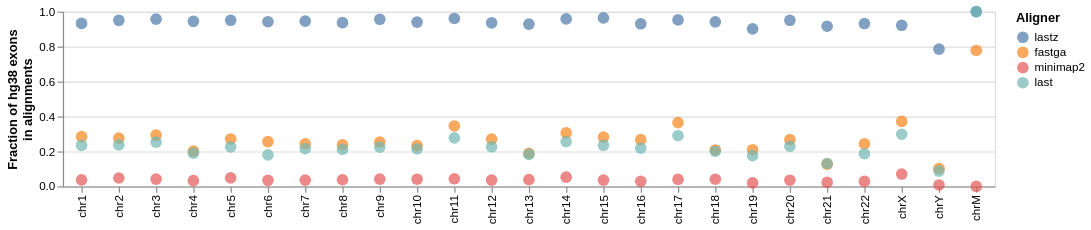

The notebook cell this image was saved under:
### Code cell
alt.Chart(data).mark_circle(size=100).encode(
    x=alt.X('chr:O',sort=chr_order, title=None),
    y=alt.Y('value:Q',title=['Fraction of hg38 exons','in alignments']),
    color=alt.Color('variable:N',sort=['lastz','fastga','minimap2'],title='Aligner'),
).properties(
    width=800,  # Set width of the chart
    height=150,  # Set height of the chart,
)

### Figure 1 — Vega-Lite specification as saved in the notebook (floating-point values rounded to 4 significant figures)
{"config": {"view": {"continuousWidth": 300, "continuousHeight": 300}}, "data": {"name": "data-9d7c7a5a01e1fefae2af13bec572f6bd"}, "mark": {"type": "circle", "size": 100}, "encoding": {"color": {"field": "variable", "sort": ["lastz", "fastga", "minimap2"], "title": "Aligner", "type": "nominal"}, "x": {"field": "chr", "sort": ["chr1", "chr2", "chr3", "chr4", "chr5", "chr6", "chr7", "chr8", "chr9", "chr10", "chr11", "chr12", "chr13", "chr14", "chr15", "chr16", "chr17", "chr18", "chr19", "chr20", "chr21", "chr22", "chrX", "chrY", "chrM"], "title": null, "type": "ordinal"}, "y": {"field": "value", "title": ["Fraction of hg38 exons", "in alignments"], "type": "quantitative"}}, "height": 150, "width": 800, "$schema": "https://vega.github.io/schema/vega-lite/v5.16.3.json", "datasets": {"data-9d7c7a5a01e1fefae2af13bec572f6bd": [{"chr": "chr1", "variable": "fastga", "value": 0.2849}, {"chr": "chr10", "variable": "fastga", "value": 0.2334}, {"chr": "chr11", "variable": "fastga", "value": 0.3457}, {"chr": "chr12", "variable": "fastga", "value": 0.2707}, {"chr": "chr13", "variable": "fastga", "value": 0.1894}, {"chr": "chr14", "variable": "fastga", "value": 0.3059}, {"chr": "chr15", "variable": "fastga", "value": 0.2821}, {"chr": "chr16", "variable": "fastga", "value": 0.268}, {"chr": "chr17", "variable": "fastga", "value": 0.3647}, {"chr": "chr18", "variable": "fastga", "value": 0.2086}, {"chr": "chr19", "variable": "fastga", "value": 0.2098}, {"chr": "chr2", "variable": "fastga", "value": 0.2766}, {"chr": "chr20", "variable": "fastga", "value": 0.2677}, {"chr": "chr21", "variable": "fastga", "value": 0.1271}, {"chr": "chr22", "variable": "fastga", "value": 0.2439}, {"chr": "chr3", "variable": "fastga", "value": 0.2933}, {"chr": "chr4", "variable": "fastga", "value": 0.202}, {"chr": "chr5", "variable": "fastga", "value": 0.2713}, {"chr": "chr6", "variable": "fastga", "value": 0.2566}, {"chr": "chr7", "variable": "fastga", "value": 0.2439}, {"chr": "chr8", "variable": "fastga", "value": 0.238}, {"chr": "chr9", "variable": "fastga", "value": 0.2538}, {"chr": "chrM", "variable": "fastga", "value": 0.7778}, {"chr": "chrX", "variable": "fastga", "value": 0.3717}, {"chr": "chrY", "variable": "fastga", "value": 0.1025}, {"chr": "chr1", "variable": "lastz", "value": 0.9326}, {"chr": "chr10", "variable": "lastz", "value": 0.9404}, {"chr": "chr11", "variable": "lastz", "value": 0.9609}, {"chr": "chr12", "variable": "lastz", "value": 0.9362}, {"chr": "chr13", "variable": "lastz", "value": 0.9287}, {"chr": "chr14", "variable": "lastz", "value": 0.9583}, {"chr": "chr15", "variable": "lastz", "value": 0.964}, {"chr": "chr16", "variable": "lastz", "value": 0.9305}, {"chr": "chr17", "variable": "lastz", "value": 0.9533}, {"chr": "chr18", "variable": "lastz", "value": 0.9418}, {"chr": "chr19", "variable": "lastz", "value": 0.9016}, {"chr": "chr2", "variable": "lastz", "value": 0.9503}, {"chr": "chr20", "variable": "lastz", "value": 0.9507}, {"chr": "chr21", "variable": "lastz", "value": 0.9164}, {"chr": "chr22", "variable": "lastz", "value": 0.9319}, {"chr": "chr3", "variable": "lastz", "value": 0.9572}, {"chr": "chr4", "variable": "lastz", "value": 0.9444}, {"chr": "chr5", "variable": "lastz", "value": 0.9507}, {"chr": "chr6", "variable": "lastz", "value": 0.9423}, {"chr": "chr7", "variable": "lastz", "value": 0.9459}, {"chr": "chr8", "variable": "lastz", "value": 0.9369}, {"chr": "chr9", "variable": "lastz", "value": 0.9564}, {"chr": "chrM", "variable": "lastz", "value": 1.0}, {"chr": "chrX", "variable": "lastz", "value": 0.9221}, {"chr": "chrY", "variable": "lastz", "value": 0.7851}, {"chr": "chr1", "variable": "minimap2", "value": 0.03727}, {"chr": "chr10", "variable": "minimap2", "value": 0.04102}, {"chr": "chr11", "variable": "minimap2", "value": 0.04354}, {"chr": "chr12", "variable": "minimap2", "value": 0.03574}, {"chr": "chr13", "variable": "minimap2", "value": 0.03851}, {"chr": "chr14", "variable": "minimap2", "value": 0.0529}, {"chr": "chr15", "variable": "minimap2", "value": 0.03572}, {"chr": "chr16", "variable": "minimap2", "value": 0.02918}, {"chr": "chr17", "variable": "minimap2", "value": 0.03983}, {"chr": "chr18", "variable": "minimap2", "value": 0.04099}, {"chr": "chr19", "variable": "minimap2", "value": 0.02037}, {"chr": "chr2", "variable": "minimap2", "value": 0.04805}, {"chr": "chr20", "variable": "minimap2", "value": 0.0353}, {"chr": "chr21", "variable": "minimap2", "value": 0.02291}, {"chr": "chr22", "variable": "minimap2", "value": 0.02855}, {"chr": "chr3", "variable": "minimap2", "value": 0.04167}, {"chr": "chr4", "variable": "minimap2", "value": 0.033}, {"chr": "chr5", "variable": "minimap2", "value": 0.04851}, {"chr": "chr6", "variable": "minimap2", "value": 0.03467}, {"chr": "chr7", "variable": "minimap2", "value": 0.03615}, {"chr": "chr8", "variable": "minimap2", "value": 0.03803}, {"chr": "chr9", "variable": "minimap2", "value": 0.04205}, {"chr": "chrM", "variable": "minimap2", "value": 0.0}, {"chr": "chrX", "variable": "minimap2", "value": 0.07074}, {"chr": "chrY", "variable": "minimap2", "value": 0.008264}, {"chr": "chr1", "variable": "last", "value": 0.2351}, {"chr": "chr10", "variable": "last", "value": 0.2142}, {"chr": "chr11", "variable": "last", "value": 0.2773}, {"chr": "chr12", "variable": "last", "value": 0.2267}, {"chr": "chr13", "variable": "last", "value": 0.1829}, {"chr": "chr14", "variable": "last", "value": 0.2569}, {"chr": "chr15", "variable": "last", "value": 0.2353}, {"chr": "chr16", "variable": "last", "value": 0.2189}, {"chr": "chr17", "variable": "last", "value": 0.29}, {"chr": "chr18", "variable": "last", "value": 0.2013}, {"chr": "chr19", "variable": "last", "value": 0.1761}, {"chr": "chr2", "variable": "last", "value": 0.2372}, {"chr": "chr20", "variable": "last", "value": 0.2295}, {"chr": "chr21", "variable": "last", "value": 0.1312}, {"chr": "chr22", "variable": "last", "value": 0.187}, {"chr": "chr3", "variable": "last", "value": 0.2538}, {"chr": "chr4", "variable": "last", "value": 0.19}, {"chr": "chr5", "variable": "last", "value": 0.2262}, {"chr": "chr6", "variable": "last", "value": 0.18}, {"chr": "chr7", "variable": "last", "value": 0.2161}, {"chr": "chr8", "variable": "last", "value": 0.2118}, {"chr": "chr9", "variable": "last", "value": 0.2247}, {"chr": "chrM", "variable": "last", "value": 1.0}, {"chr": "chrX", "variable": "last", "value": 0.2986}, {"chr": "chrY", "variable": "last", "value": 0.0876}]}}
